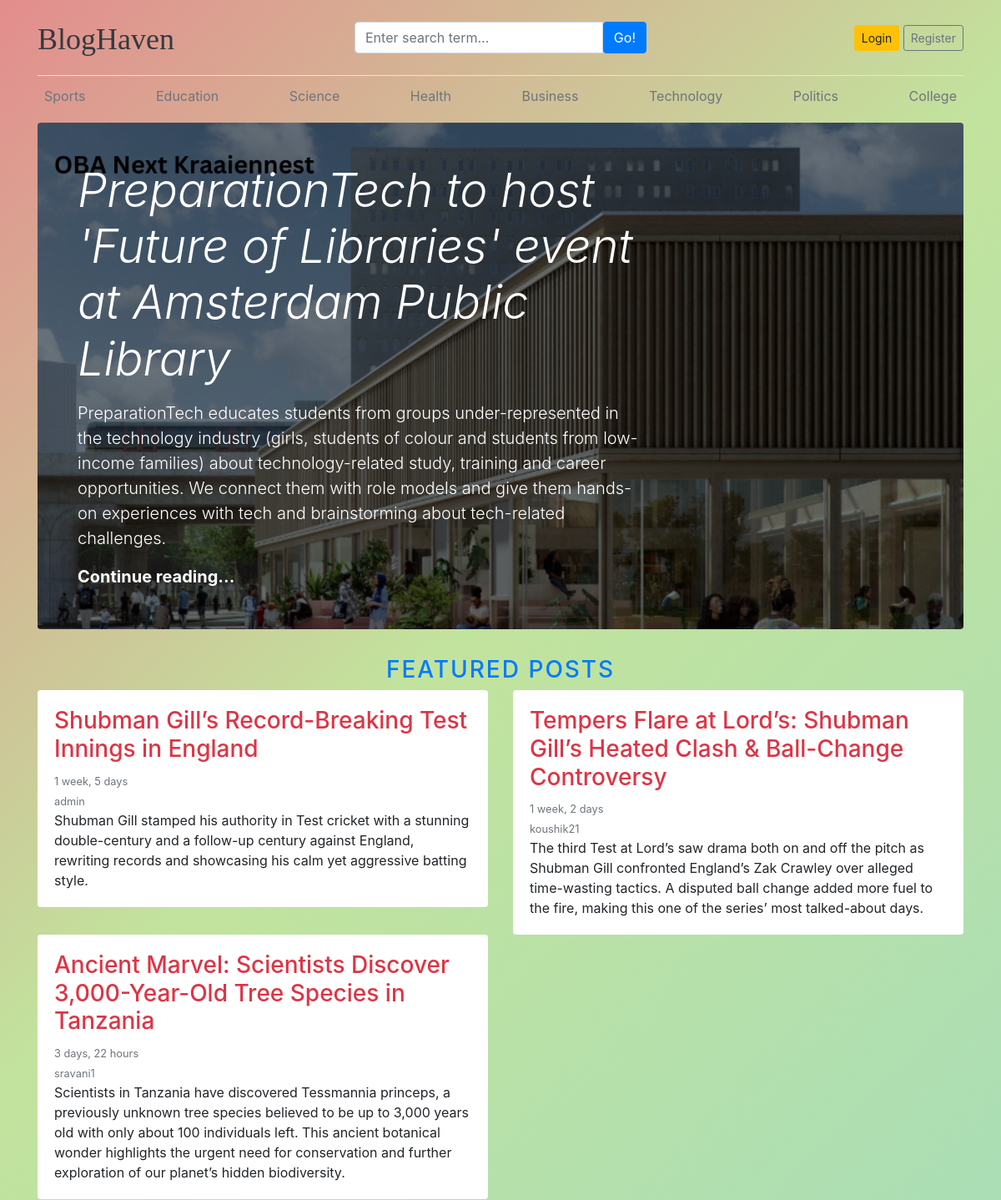
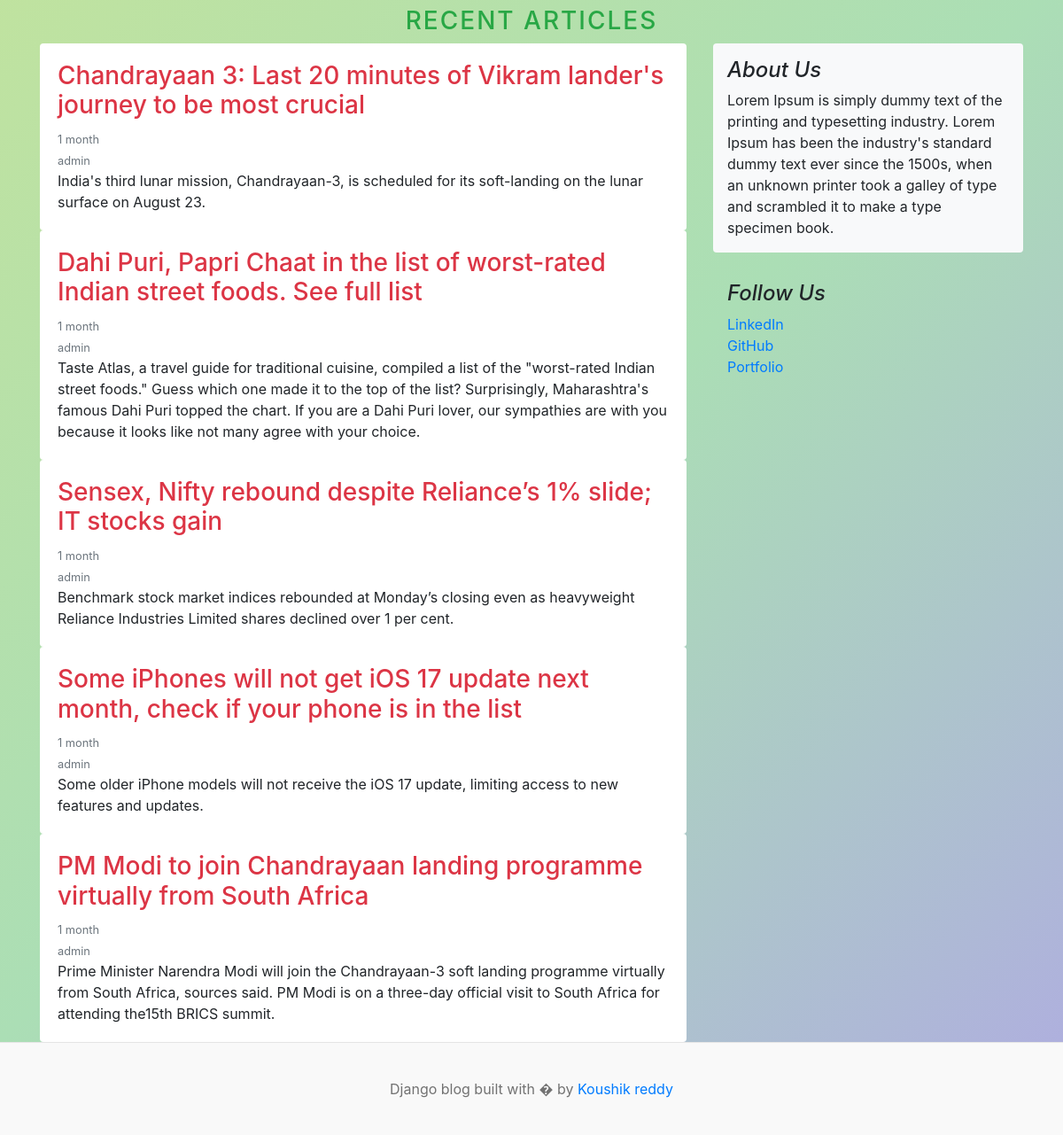
The page / on the database its author committed (2 pictures, top to bottom).
### blog/models.py (models this page shows, shortened)
class Category(models.Model):
    category_name=models.CharField(max_length=50,unique=True)
    created_at=models.DateTimeField(auto_now_add=True)
    updated_at=models.DateTimeField(auto_now=True)
    class Meta:
        verbose_name_plural='Categories'

class Blog(models.Model):
    title=models.CharField(max_length=100)
    slug=models.SlugField(max_length=150,unique=True)
    category=models.ForeignKey(Category,on_delete=models.CASCADE)
    author=models.ForeignKey(User,on_delete=models.CASCADE)
    featured_image=models.ImageField(upload_to='upload/%Y/%M/%d')
    short_description=models.TextField(max_length=2000)
    blog_body=models.TextField(max_length=5000)
    status=models.CharField(max_length=50,choices=STATUS_CHOICES,default='Draft')
    is_featured=models.BooleanField(default=False)
    created_at=models.DateTimeField(auto_now_add=True)
    updated_at=models.DateTimeField(auto_now=True)

### social/models.py (models this page shows, shortened)
class About(models.Model):
    about_heading=models.CharField(max_length=25)
    about_description=models.CharField(max_length=255)
    created_at=models.DateTimeField(auto_now_add=True)
    updated_at=models.DateTimeField(auto_now=True)
    class Meta:
        verbose_name_plural='About'

class SocialLink(models.Model):
    platform=models.CharField(max_length=25)
    link=models.URLField(max_length=100)
    created_at=models.DateTimeField(auto_now_add=True)
    updated_at=models.DateTimeField(auto_now=True)

### project1/views.py (the view)
# urls.py: 2. Add a URL to urlpatterns:  path('', views.home, name='home')
def home(request):
    featured_posts=Blog.objects.filter(is_featured=True,status='Published')
    posts=Blog.objects.filter(is_featured=False,status='Published')
    try:
        about=About.objects.get()
    except:
        about=None
    context={
        'featured_posts':featured_posts,
        'posts':posts,
        'about':about
    }
    return render(request,'home.html',context)

### blog/context_processors.py (called while the page is built)
def get_categories(request):
    categories=Category.objects.all()
    return dict(categories=categories)

def get_social_links(request):
    social_links=SocialLink.objects.all()
    return dict(social_links=social_links)

### templates/home.html
{% extends "base.html" %}
{% block content %}
  {% for post in featured_posts %}
  {% if forloop.first %}
<div class="jumbotron p-3 p-md-5 text-white rounded bg-dark" style="background-image: url({{post.featured_image.url}});background-blend-mode: overlay;background-size:cover
;">
    <div class="col-md-8 px-0">
      <h1 class="display-4 font-italic">{{post.title}}</h1>
      <p class="lead my-3">{{post.short_description}}</p>
      <p class="lead mb-0"><a href="{% url 'blogs' post.slug %}" class="text-white font-weight-bold">Continue reading...</a></p>
    </div>
</div>
{% endif %}
{% endfor %}
<h3 class="text-uppercase text-primary text-center" style="letter-spacing:2px;">Featured Posts</h3>
  <div class="row mb-2">
    {% for post in featured_posts %}
    {% if not forloop.first %}
    <div class="col-md-6">
      <div class="card border-0" >
        <div class="card-body">
          <a href="{% url 'blogs' post.slug %}" class="text-danger"><h3>{{post.title}}</h3></a>
          <small class="mb-1 text-muted">{{post.created_at | timesince}}<br>{{post.author}}</small>
          <p class="card-text">{{post.short_description}}</p>
        </div>
      </div>
    </div>
    {% endif %}
    {% endfor %}
  </div>
<h3 class="text-uppercase text-success text-center" style="letter-spacing:2px;">Recent Articles</h3>
  <main role="main" class="container p-0">
    <div class="row">
      <div class="col-md-8 blog-main">
        {% for post in posts %}
        <div class="card border-0" >
          <div class="card-body">
            <a href="{% url 'blogs' post.slug %}" class="text-danger"><h3>{{post.title}}</h3></a>
            <small class="mb-1 text-muted">{{post.created_at | timesince}}<br>{{post.author}}</small>
            <p class="card-text">{{post.short_description}}</p>
          </div>
        </div>
        {% endfor %}
      </div>
      <aside class="col-md-4 blog-sidebar">
        <div class="p-3 mb-3 bg-light rounded">
          <h4 class="font-italic">{{about.about_heading}}</h4>
          <p class="mb-0">{{about.about_description}}</p>
        </div>
        {% if social_links %}
        <div class="p-3">
          <h4 class="font-italic">Follow Us</h4>
          <ol class="list-unstyled">
            {% for i in social_links %}
            <li><a href="{{i.link}}" target="_blank">{{i.platform}}</a></li>
            {% endfor %}
          </ol>
        </div>
        {% endif %}
      </aside>
    </div>
  </main>
</div>
{% endblock %}

### templates/base.html (shortened to what this page needs)
{% load static %}
<!DOCTYPE html>
<html lang="en">
<head>
    <link rel="stylesheet" href="{% static '/css/blog.css' %}">
    <link href="https://getbootstrap.com/docs/4.0/dist/css/bootstrap.min.css" rel="stylesheet">
    <link rel="stylesheet" href="https://cdnjs.cloudflare.com/ajax/libs/font-awesome/4.7.0/css/font-awesome.min.css">
  </head>
<body style="">
    <div class="container">
      <header class="blog-header py-3">
        <div class="row flex-nowrap justify-content-between align-items-center">
          <div class="col-4 pt-1">
            <a class="blog-header-logo text-dark" href="/">BlogHaven</a>
          </div>
          <div class="col-4">
            <form action="{% url "search" %}" method="get">
              <div class="input-group">
                <input class="form-control" type="text" value="{{keyword}}" name="keyword" placeholder="Enter search term..." aria-label="Enter search term..." aria-describedby="button-search" />
                <button type="submit" class="btn btn-primary" id="button-search" type="button">Go!</button>
              </div>
            </form>
          </div>
          {% if not user.is_authenticated %}
          <div class="col-4 d-flex justify-content-end align-items-center">
            <a class="btn btn-sm btn-warning" href="{% url "login" %}">Login</a> &nbsp;
            <a class="btn btn-sm btn-outline-secondary" href="{% url 'register' %}">Register</a>
          </div>
          {% else %}
          <span><a class="btn btn-success" href="{% url "dashboard" %}">Dashboard</a></span>
          &emsp;
          <span><a href="{% url "logout" %}" class="btn btn-danger">Logout</a></span>
          {% endif %}
        </div>
      </header>
      <div class="nav-scroller py-1 mb-2">
        <nav class="nav d-flex justify-content-between">
          {% for cat in categories %}
            <a class="p-2 text-muted" href="{% url 'posts_by_category' cat.id %}">{{cat.category_name}}</a>
          {% endfor %}
        </nav>
      </div>
{% block content %}
{% endblock  %}
<footer class="blog-footer">
  <p>Django blog built with � by <a href="#">Koushik reddy</a></p>
</footer>
</body>
</html>

### project1/static/css/blog.css (style rules this page uses)
.blog-header { border-bottom: 1px solid #e5e5e5; }
.blog-header-logo { font-family: "Playfair Display", Georgia, "Times New Roman", serif; font-size: 2.25rem; }
h1, h2, h3, h4, h5, h6 { font-family: "Playfair Display", Georgia, "Times New Roman", serif; }
.display-4 { font-size: 2.5rem; }
@media (min-width: 768px) { .display-4 { font-size: 3rem; } }
.blog-footer { padding: 2.5rem 0; color: #727272; text-align: center; background-color: #f9f9f9; border-top: .05rem solid #e5e5e5; }
.blog-footer p:last-child { margin-bottom: 0; }
body { margin: 0; min-height: 100vh; background: linear-gradient(-45deg, #aface1ff, #abdeb5, #c2e39d, #e38d8d) !important; background-size: 400% 400%; animation: gradientBG 15s ease infinite; }

### rows shown on the page
Category: category_name "Sports"
Category: category_name "Education"
Category: category_name "Science"
Category: category_name "Health"
Category: category_name "Business"
Category: category_name "Technology"
Category: category_name "Politics"
Category: category_name "College"
Blog: featured_image (picture), title "PreparationTech to host 'Future of Libraries' event at Amsterdam Public Library", short_description "PreparationTech educates students from groups under-represented in the technology industry (girls, students of colour and students from low-income families) about technology-related study, training and career opportunities. We connect them with role models and give them hands-on experiences with tech and brainstorming about tech-related challenges."
Blog: title "Shubman Gill’s Record-Breaking Test Innings in England", created_at "1 week, 5 days", author "admin", short_description "Shubman Gill stamped his authority in Test cricket with a stunning double-century and a follow-up century against England, rewriting records and showcasing his calm yet aggressive batting style."
Blog: title "Tempers Flare at Lord’s: Shubman Gill’s Heated Clash & Ball-Change Controversy", created_at "1 week, 2 days", author "koushik21", short_description "The third Test at Lord’s saw drama both on and off the pitch as Shubman Gill confronted England’s Zak Crawley over alleged time-wasting tactics. A disputed ball change added more fuel to the fire, making this one of the series’ most talked-about days."
Blog: title "Ancient Marvel: Scientists Discover 3,000-Year-Old Tree Species in Tanzania", created_at "3 days, 22 hours", author "sravani1", short_description "Scientists in Tanzania have discovered Tessmannia princeps, a previously unknown tree species believed to be up to 3,000 years old with only about 100 individuals left. This ancient botanical wonder highlights the urgent need for conservation and further exploration of our planet’s hidden biodiversity."
Blog: title "Chandrayaan 3: Last 20 minutes of Vikram lander's journey to be most crucial", created_at "1 month", author "admin", short_description "India's third lunar mission, Chandrayaan-3, is scheduled for its soft-landing on the lunar surface on August 23."
Blog: title "Dahi Puri, Papri Chaat in the list of worst-rated Indian street foods. See full list", created_at "1 month", author "admin", short_description "Taste Atlas, a travel guide for traditional cuisine, compiled a list of the \"worst-rated Indian street foods.\" Guess which one made it to the top of the list? Surprisingly, Maharashtra's famous Dahi Puri topped the chart. If you are a Dahi Puri lover, our sympathies are with you because it looks like not many agree with your choice."
Blog: title "Sensex, Nifty rebound despite Reliance’s 1% slide; IT stocks gain", created_at "1 month", author "admin", short_description "Benchmark stock market indices rebounded at Monday’s closing even as heavyweight Reliance Industries Limited shares declined over 1 per cent."
Blog: title "Some iPhones will not get iOS 17 update next month, check if your phone is in the list", created_at "1 month", author "admin", short_description "Some older iPhone models will not receive the iOS 17 update, limiting access to new features and updates."
Blog: title "PM Modi to join Chandrayaan landing programme virtually from South Africa", created_at "1 month", author "admin", short_description "Prime Minister Narendra Modi will join the Chandrayaan-3 soft landing programme virtually from South Africa, sources said. PM Modi is on a three-day official visit to South Africa for attending the15th BRICS summit."
About: about_heading "About Us", about_description "Lorem Ipsum is simply dummy text of the printing and typesetting industry. Lorem Ipsum has been the industry's standard dummy text ever since the 1500s, when an unknown printer took a galley of type and scrambled it to make a type specimen book."
SocialLink: platform "LinkedIn"
SocialLink: platform "GitHub"
SocialLink: platform "Portfolio"
